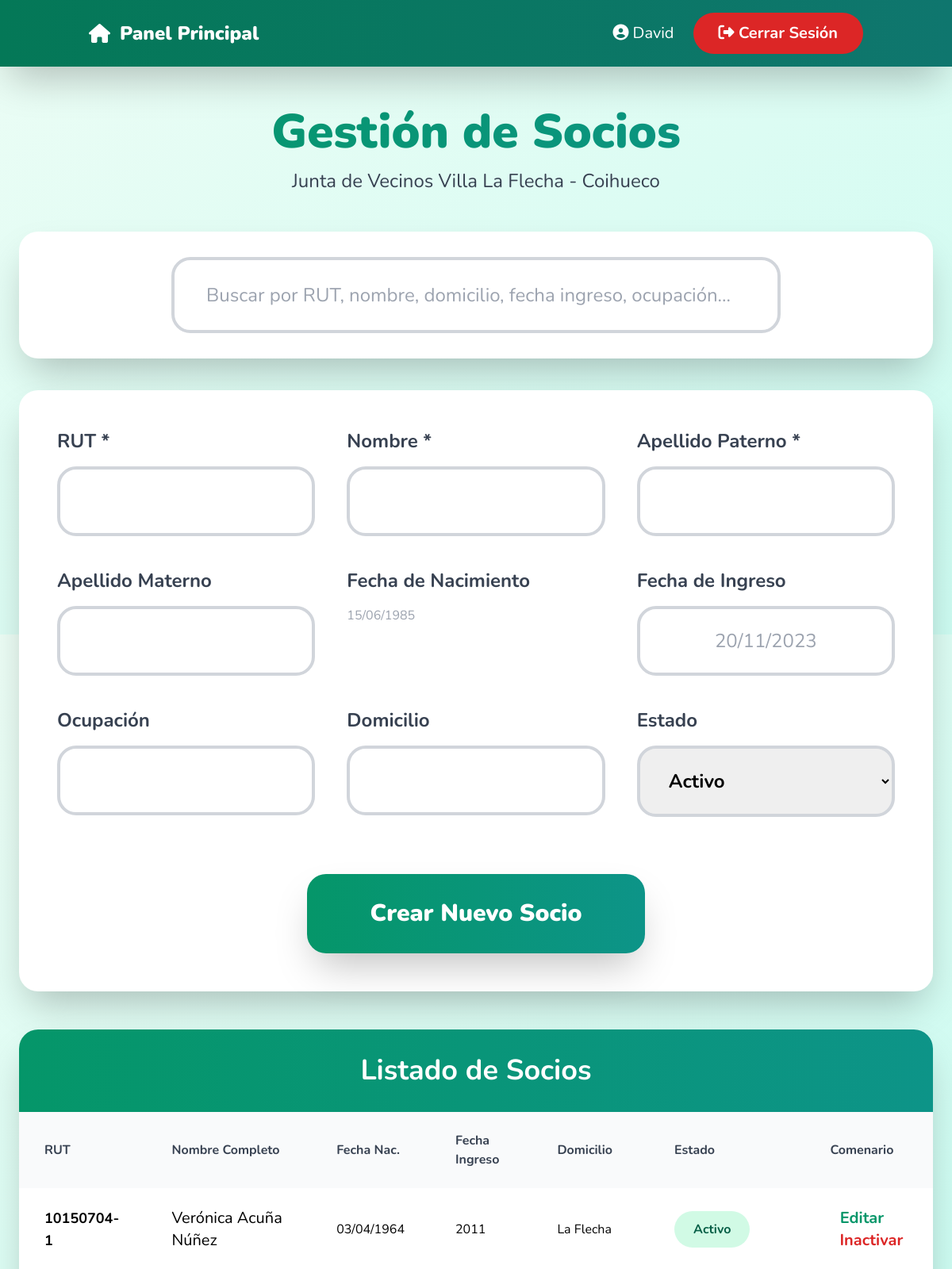
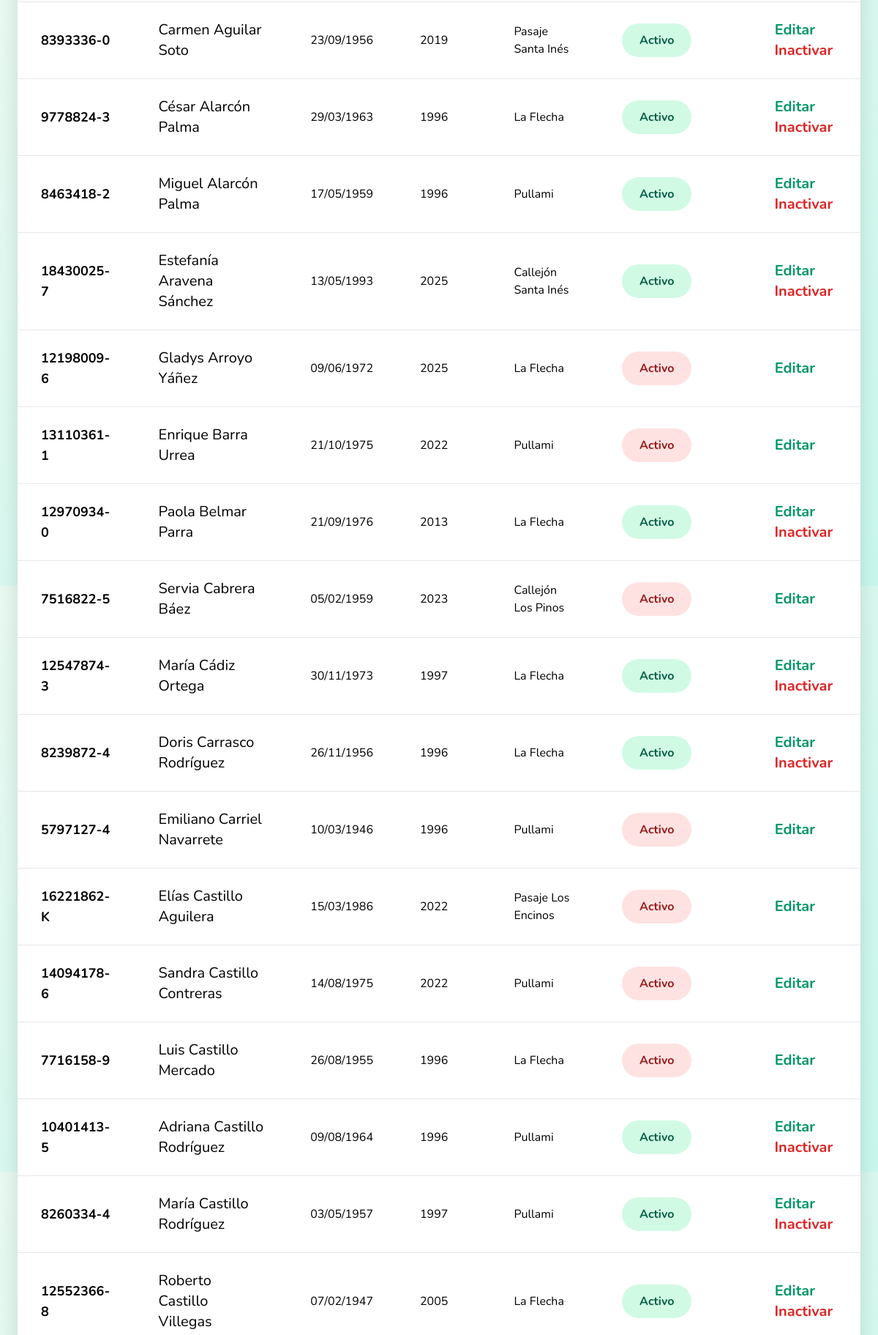
The app's page /views/admin/socios.php (signed in, upper part) with its own data (2 pictures, top to bottom).
### tables this page shows
CREATE TABLE `socios` (
  `RUT` varchar(12) NOT NULL,
  `Nombre` varchar(45) NOT NULL,
  `Apellido1` varchar(50) NOT NULL,
  `Apellido2` varchar(50) DEFAULT NULL,
  `Fecha_nacimiento` date DEFAULT NULL,
  `Ocupación` varchar(65) DEFAULT NULL,
  `Domicilio` varchar(125) DEFAULT NULL,
  `Fecha_ingreso` varchar(45) DEFAULT NULL,
  `estado` varchar(20) DEFAULT NULL,
  PRIMARY KEY (`RUT`)
);

### views/admin/socios.php (the view, shortened to what this page needs)
<?php
require_once '../../includes/db.php';
$search = trim($_GET['q'] ?? '');
$where = '';
$params = [];
$edit_socio = null;
$sql = "SELECT * FROM socios $where ORDER BY Apellido1, Apellido2, Nombre";
$stmt = $pdo->prepare($sql);
$stmt->execute($params);
$socios = $stmt->fetchAll(PDO::FETCH_ASSOC);
$nombre_usuario = $_SESSION['nombre'] ?? 'Administrador';
?>
<!DOCTYPE html>
<html lang="es" class="scroll-smooth">
<head>
    <script src="https://cdn.tailwindcss.com"></script>
    <link rel="stylesheet" href="https://cdnjs.cloudflare.com/ajax/libs/font-awesome/6.6.0/css/all.min.css">
    <link rel="stylesheet" href="https://cdn.jsdelivr.net/npm/flatpickr/dist/flatpickr.min.css">
</head>
<body class="bg-gradient-to-br from-emerald-50 to-teal-100 min-h-screen">
<div class="fixed top-0 left-0 right-0 bg-gradient-to-r from-emerald-700 to-teal-700 text-white shadow-2xl z-50">
    <div class="container mx-auto px-6 py-4 flex justify-between items-center">
        <a href="dashboard.php" class="flex items-center gap-3 text-2xl font-black hover:scale-110 transition">
            <i class="fas fa-home"></i> Panel Principal
        </a>
        <div class="flex items-center gap-6">
            <span class="text-xl">
                <i class="fas fa-user-circle"></i> <?= htmlspecialchars($nombre_usuario) ?>
            </span>
            <a href="?logout=1"
               onclick="return confirm('¿Cerrar sesión?')"
               class="bg-red-600 hover:bg-red-700 px-8 py-3 rounded-full font-bold text-xl transition hover:scale-105">
                <i class="fas fa-sign-out-alt"></i> Cerrar Sesión
            </a>
        </div>
    </div>
</div>
<div class="pt-24"></div>
<div class="container mx-auto px-6 py-10 max-w-7xl">
    <div class="text-center mb-12">
        <h1 class="text-6xl font-black text-transparent bg-clip-text bg-gradient-to-r from-emerald-600 to-teal-600 mb-4">
        </h1>
        <p class="text-2xl text-gray-700">Junta de Vecinos Villa La Flecha - Coihueco</p>
    </div>
    <div class="bg-white rounded-3xl shadow-2xl p-8 mb-10">
        <form method="get" class="max-w-3xl mx-auto">
            <input type="text" name="q" value="<?= htmlspecialchars($search) ?>"
                   placeholder="Buscar por RUT, nombre, domicilio, fecha ingreso, ocupación…"
                   class="w-full px-10 py-7 text-2xl border-4 border-gray-300 rounded-3xl focus:border-emerald-500 outline-none">
        </form>
    </div>
    <div class="bg-white rounded-3xl shadow-2xl p-12 mb-12">
        <form method="POST" class="grid md:grid-cols-2 lg:grid-cols-3 gap-10">
            <div>
                <label class="block text-2xl font-bold text-gray-700 mb-4">RUT *</label>
                <input type="text" name="rut" required value="<?= htmlspecialchars($edit_socio['RUT'] ?? '') ?>"
                       <?= $edit_socio ? 'readonly class="bg-gray-200 cursor-not-allowed"' : '' ?>
                       class="w-full px-8 py-6 border-4 border-gray-300 rounded-3xl text-2xl font-bold text-center focus:border-emerald-500 outline-none">
            </div>
            <div>
                <label class="block text-2xl font-bold text-gray-700 mb-4">Nombre *</label>
                <input type="text" name="nombre" required value="<?= htmlspecialchars($edit_socio['Nombre'] ?? '') ?>"
                       class="w-full px-8 py-6 border-4 border-gray-300 rounded-3xl text-2xl focus:border-emerald-500 outline-none">
            </div>
            <div>
                <label class="block text-2xl font-bold text-gray-700 mb-4">Apellido Paterno *</label>
                <input type="text" name="apellido1" required value="<?= htmlspecialchars($edit_socio['Apellido1'] ?? '') ?>"
                       class="w-full px-8 py-6 border-4 border-gray-300 rounded-3xl text-2xl focus:border-emerald-500 outline-none">
            </div>
            <div>
                <label class="block text-2xl font-bold text-gray-700 mb-4">Apellido Materno</label>
                <input type="text" name="apellido2" value="<?= htmlspecialchars($edit_socio['Apellido2'] ?? '') ?>"
                       class="w-full px-8 py-6 border-4 border-gray-300 rounded-3xl text-2xl focus:border-emerald-500 outline-none">
            </div>
            <div>
                <label class="block text-2xl font-bold text-gray-700 mb-4">Fecha de Nacimiento</label>
                <input type="text" name="fecha_nac" class="datepicker" placeholder="15/06/1985"
                       value="<?= $edit_socio && $edit_socio['Fecha_nacimiento'] ? date('d/m/Y', strtotime($edit_socio['Fecha_nacimiento'])) : '' ?>"
                       class="w-full px-8 py-6 border-4 border-gray-300 rounded-3xl text-2xl text-center focus:border-emerald-500 outline-none">
            </div>
            <div>
                <label class="block text-2xl font-bold text-gray-700 mb-4">Fecha de Ingreso</label>
                <input type="text" name="fecha_ingreso" placeholder="20/11/2023"
                       value="<?= htmlspecialchars($edit_socio['Fecha_ingreso'] ?? '') ?>"
                       class="w-full px-8 py-6 border-4 border-gray-300 rounded-3xl text-2xl text-center focus:border-emerald-500 outline-none">
            </div>
            <div>
                <label class="block text-2xl font-bold text-gray-700 mb-4">Ocupación</label>
                <input type="text" name="ocupacion" value="<?= htmlspecialchars($edit_socio['Ocupación'] ?? '') ?>"
                       class="w-full px-8 py-6 border-4 border-gray-300 rounded-3xl text-2xl focus:border-emerald-500 outline-none">
            </div>
            <div>
                <label class="block text-2xl font-bold text-gray-700 mb-4">Domicilio</label>
                <input type="text" name="domicilio" value="<?= htmlspecialchars($edit_socio['Domicilio'] ?? '') ?>"
                       class="w-full px-8 py-6 border-4 border-gray-300 rounded-3xl text-2xl focus:border-emerald-500 outline-none">
            </div>
            <div>
                <label class="block text-2xl font-bold text-gray-700 mb-4">Estado</label>
                <select name="estado" class="w-full px-8 py-6 border-4 border-gray-300 rounded-3xl text-2xl font-bold focus:border-emerald-500 outline-none">
                    <option value="activo"   <?= (!$edit_socio && !isset($_POST['estado'])) || ($edit_socio && $edit_socio['estado'] === 'activo') ? 'selected' : '' ?>>Activo</option>
                </select>
            </div>
            <div class="md:col-span-2 lg:col-span-3 flex gap-6 justify-center mt-8">
                <button type="submit" class="bg-gradient-to-r from-emerald-600 to-teal-600 hover:from-emerald-500 hover:to-teal-500 text-white font-black text-3xl py-8 px-20 rounded-3xl shadow-2xl transform hover:scale-110 transition">
                    <?= $edit_socio ? 'Actualizar Socio' : 'Crear Nuevo Socio' ?>
                </button>
            </div>
        </form>
    </div>
    <div class="bg-white rounded-3xl shadow-2xl overflow-hidden">
        <div class="bg-gradient-to-r from-emerald-600 to-teal-600 text-white p-8">
            <h2 class="text-4xl font-bold text-center">Listado de Socios</h2>
        </div>
        <div class="overflow-x-auto">
            <table class="w-full">
                <thead class="bg-gray-50">
                    <tr>
                        <th class="px-8 py-6 text-left font-bold text-gray-700">RUT</th>
                        <th class="px-8 py-6 text-left font-bold text-gray-700">Nombre Completo</th>
                        <th class="px-8 py-6 text-left font-bold text-gray-700">Fecha Nac.</th>
                        <th class="px-8 py-6 text-left font-bold text-gray-700">Fecha Ingreso</th>
                        <th class="px-8 py-6 text-left font-bold text-gray-700">Domicilio</th>
                        <th class="px-8 py-6 text-left font-bold text-gray-700">Estado</th>
                        <th class="px-8 py-6 text-center font-bold text-gray-700">Comenario</th>
                    </tr>
                </thead>
                <tbody class="divide-y divide-gray-200">
                    <?php foreach ($socios as $s):
                        $nombrec = trim($s['Nombre'] . ' ' . $s['Apellido1'] . ' ' . ($s['Apellido2'] ?? ''));
                    ?>
                    <tr class="hover:bg-emerald-50 transition">
                        <td class="px-8 py-6 font-bold text-lg"><?= htmlspecialchars($s['RUT']) ?></td>
                        <td class="px-8 py-6 text-xl"><?= htmlspecialchars($nombrec) ?></td>
                        <td class="px-8 py-6"><?= $s['Fecha_nacimiento'] ? date('d/m/Y', strtotime($s['Fecha_nacimiento'])) : '-' ?></td>
                        <td class="px-8 py-6"><?= htmlspecialchars($s['Fecha_ingreso'] ?? '-') ?></td>
                        <td class="px-8 py-6"><?= htmlspecialchars($s['Domicilio'] ?? '-') ?></td>
                        <td class="px-8 py-6">
                            <span class="px-6 py-3 rounded-full font-bold <?= $s['estado'] === 'activo' ? 'bg-emerald-100 text-emerald-800' : 'bg-red-100 text-red-800' ?>">
                                <?= ucfirst($s['estado'] ?? 'activo') ?>
                            </span>
                        </td>
                        <td class="px-8 py-6 text-center space-x-6">
                            <a href="?edit=<?= urlencode($s['RUT']) ?><?= $search ? '&q='.urlencode($search) : '' ?>" class="text-emerald-600 hover:text-emerald-800 font-bold text-xl">Editar</a>
                            <?php if ($s['estado'] === 'activo'): ?>
                                <a href="?desactivar=<?= urlencode($s['RUT']) ?><?= $search ? '&q='.urlencode($search) : '' ?>"
                                   class="text-red-600 hover:text-red-800 font-bold text-xl"
                                   onclick="return confirm('¿Pasar a inactivo a <?= htmlspecialchars($nombrec) ?>?')">Inactivar</a>
                            <?php endif; ?>
                        </td>
                    </tr>
                    <?php endforeach; ?>
                </tbody>
            </table>
        </div>
    </div>
</div>
</body>
</html>

### views/admin/socios.php (style rules this page uses)
body { font-family:'Nunito',sans-serif; }

### records on screen
socios: RUT "10150704-1", nombrec "Verónica Acuña Núñez", Fecha_nacimiento "03/04/1964", Fecha_ingreso "2011", Domicilio "La Flecha", estado "Activo"
socios: RUT "8393336-0", nombrec "Carmen Aguilar Soto", Fecha_nacimiento "23/09/1956", Fecha_ingreso "2019", Domicilio "Pasaje Santa Inés", estado "Activo"
socios: RUT "9778824-3", nombrec "César Alarcón Palma", Fecha_nacimiento "29/03/1963", Fecha_ingreso "1996", Domicilio "La Flecha", estado "Activo"
socios: RUT "8463418-2", nombrec "Miguel Alarcón Palma", Fecha_nacimiento "17/05/1959", Fecha_ingreso "1996", Domicilio "Pullami", estado "Activo"
socios: RUT "18430025-7", nombrec "Estefanía Aravena Sánchez", Fecha_nacimiento "13/05/1993", Fecha_ingreso "2025", Domicilio "Callejón Santa Inés", estado "Activo"
socios: RUT "12198009-6", nombrec "Gladys Arroyo Yáñez", Fecha_nacimiento "09/06/1972", Fecha_ingreso "2025", Domicilio "La Flecha", estado "Activo"
socios: RUT "13110361-1", nombrec "Enrique Barra Urrea", Fecha_nacimiento "21/10/1975", Fecha_ingreso "2022", Domicilio "Pullami", estado "Activo"
socios: RUT "12970934-0", nombrec "Paola Belmar Parra", Fecha_nacimiento "21/09/1976", Fecha_ingreso "2013", Domicilio "La Flecha", estado "Activo"
socios: RUT "7516822-5", nombrec "Servia Cabrera Báez", Fecha_nacimiento "05/02/1959", Fecha_ingreso "2023", Domicilio "Callejón Los Pinos", estado "Activo"
socios: RUT "12547874-3", nombrec "María Cádiz Ortega", Fecha_nacimiento "30/11/1973", Fecha_ingreso "1997", Domicilio "La Flecha", estado "Activo"
socios: RUT "8239872-4", nombrec "Doris Carrasco Rodríguez", Fecha_nacimiento "26/11/1956", Fecha_ingreso "1996", Domicilio "La Flecha", estado "Activo"
socios: RUT "5797127-4", nombrec "Emiliano Carriel Navarrete", Fecha_nacimiento "10/03/1946", Fecha_ingreso "1996", Domicilio "Pullami", estado "Activo"
socios: RUT "16221862-K", nombrec "Elías Castillo Aguilera", Fecha_nacimiento "15/03/1986", Fecha_ingreso "2022", Domicilio "Pasaje Los Encinos", estado "Activo"
socios: RUT "14094178-6", nombrec "Sandra Castillo Contreras", Fecha_nacimiento "14/08/1975", Fecha_ingreso "2022", Domicilio "Pullami", estado "Activo"
socios: RUT "7716158-9", nombrec "Luis Castillo Mercado", Fecha_nacimiento "26/08/1955", Fecha_ingreso "1996", Domicilio "La Flecha", estado "Activo"
socios: RUT "10401413-5", nombrec "Adriana Castillo Rodríguez", Fecha_nacimiento "09/08/1964", Fecha_ingreso "1996", Domicilio "Pullami", estado "Activo"
socios: RUT "8260334-4", nombrec "María Castillo Rodríguez", Fecha_nacimiento "03/05/1957", Fecha_ingreso "1997", Domicilio "Pullami", estado "Activo"
socios: RUT "12552366-8", nombrec "Roberto Castillo Villegas", Fecha_nacimiento "07/02/1947", Fecha_ingreso "2005", Domicilio "La Flecha", estado "Activo"

### other values on screen
$nombre_usuario "David"
